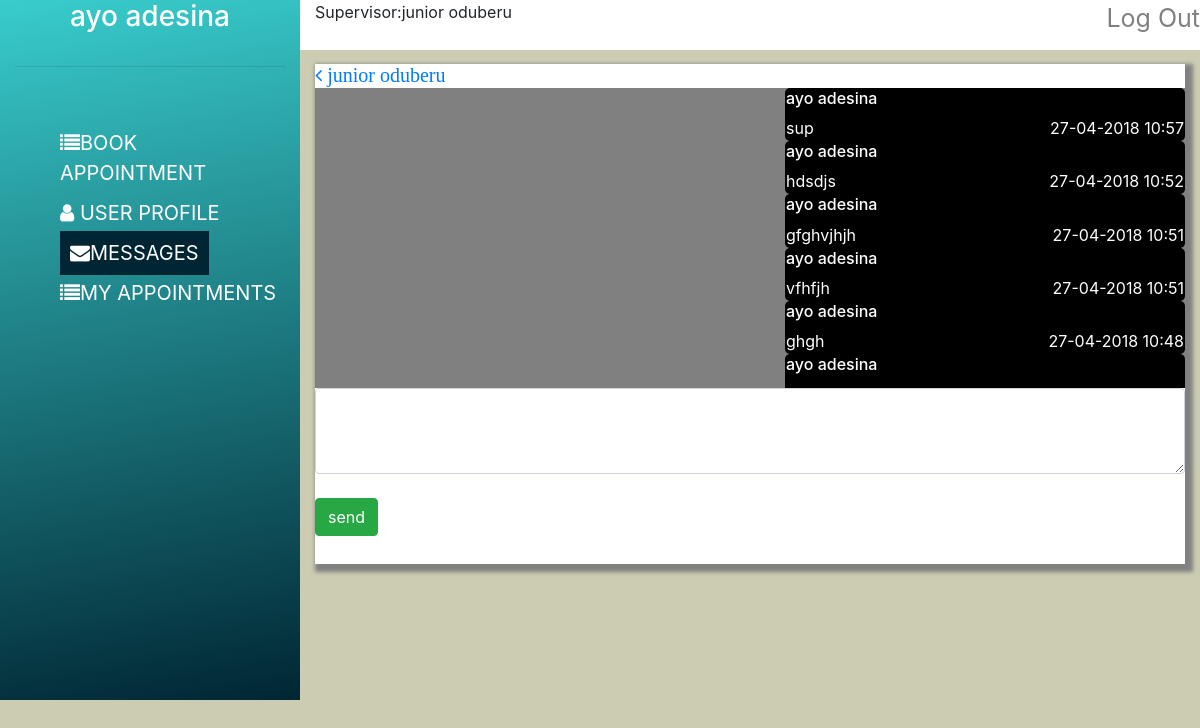
Page /dump/students_chat_room.php?sender=junior oduberu (signed in) on the committed database.
### tables this page shows
CREATE TABLE `message_junior_od` (
  `id` int(9) UNSIGNED NOT NULL,
  `sender` varchar(60) NOT NULL,
  `receiver` varchar(60) NOT NULL,
  `message` varchar(500) NOT NULL,
  `opened` enum('0','1') NOT NULL,
  `sender_delete` enum('0','1') NOT NULL,
  `receiver_delete` enum('0','1') NOT NULL,
  `time_sent` timestamp NOT NULL DEFAULT CURRENT_TIMESTAMP
);

### dump/students_chat_room.php (the view, shortened to what this page needs)
<?php
	include("db_connect.php");
?>
<?php
	$unread="";
    $user_name=$_SESSION['supervisor_user_name'];
	$full_name=  $_SESSION['fullName'];
	$query_message_table=$connect->query("SELECT * FROM message_$user_name WHERE receiver='".$full_name."' AND opened ='0' ");
	$query_message_table_count=count($query_message_table->fetchAll());
	if($query_message_table_count > 0){
		$unread= $query_message_table_count;
	}
	else{
		$unread="";
	}
    $sender=$_GET['sender'];
?>
<!DOCTYPE html>
<html>
<head>
<link rel="stylesheet" href="css/bootstrap.min.css">
<link href="font-awesome-4.7.0/css/font-awesome.min.css" rel="stylesheet">
<link href="css/style.css" rel="stylesheet">
</head>
<body>
<div class="col-sm-12">
	<div class="row">
		<div class="col-sm-3 side_nav_supervisor bg-secondary">
			<h3 class="supervisor_heading"><?php echo $_SESSION['fullName']; ?></h3>
			<hr class="horizontal_line">
			<br>
			<ul class="supervisor_menu">
				<li class="supervisor_menu_list"><a href="students_home_page.php" class="supervisor_menu_link "><i class="fa fa-list" aria-hidden="true"></i>BOOK APPOINTMENT </a></li>
				<li class="supervisor_menu_list"><a href="students_user_profile.php" class="supervisor_menu_link "><i class="fa fa-user" aria-hidden="true"></i> USER PROFILE</a></li>
				<li class="supervisor_menu_list"><a href="students_messages.php" class="supervisor_menu_link supervisor_menu_link_active"><i class="fa fa-envelope" aria-hidden="true"></i>MESSAGES<sup><?php echo $unread; ?></sup></a></li>
				<li class="supervisor_menu_list"><a href="students_my_appointment.php" class="supervisor_menu_link "><i class="fa fa-list" aria-hidden="true"></i>MY APPOINTMENTS</a></li>
			</ul>
		</div>
		<div class="col-sm-9 body_supervisor">
			<p>Supervisor:<?php echo $_SESSION['supervisor_full_name']; ?></p>
			<a href="students_log_out.php" class="log_out">Log Out</a>
			<br>
			<div class="message_box">
				<a href="students_messages.php"><i style="font-size:20px;" class="fa fa-angle-left" aria-hidden="true">  <?php echo $_SESSION['sender']; ?></i></a><br>
				<div class="conversations">
					<table style=" width:100%; height:auto;">
					<?php
					    $query_history=$connect->query("SELECT sender,message,time_sent FROM message_$user_name WHERE (sender='".$full_name."' AND receiver='".$sender."') OR (sender='".$sender."' AND receiver='".$full_name."') ORDER BY time_sent DESC");
						$query_history_fetch=$query_history->fetchAll();
						foreach ($query_history_fetch as $fet) {
							$time=strtotime($fet['time_sent']);
							 $time_sent=date("d-m-Y H:i",$time);
							if($fet['sender'] == $sender){
								echo "<tr>";
								echo "<td style='float:left;background-color:green; width:400px; border-radius:5px; color:white;'><h6>".$fet['sender']."</h6>";
								echo $fet['message']."<span style='float:right'>".$time_sent."</span>"."</td>";
								echo "</tr>";
							}
							else{
								echo "<tr>";
								echo "<td style='float:right;background-color:black; width:400px; border-radius:5px; color:white'><h6>".$fet['sender']."</h6>";
								echo $fet['message']."<span style='float:right'>".$time_sent."</span>"."</td>";
								echo "</tr>";
							}
						}
					?>
					</table >
				</div>
				<form action="students_chat_send.php" method="get">
					<textarea rows="3" name="message" class="form-control" ></textarea>
					<br>
					<input class="btn btn-success" type="submit" id="form_submit"value="send">
				</form>
			</div>
		</div>
	</div>
</div>
</body>
</html>

### css/style.css (style rules this page uses)
body { background-color: #ccccb3; }
.btn { cursor: pointer; }
.side_nav_supervisor { background: linear-gradient(-10deg,#002633,#39CCCC); height: 700px; }
.body_supervisor { background-color: white; height: 50px; }
.log_out { position: absolute; top: 0; right: 0; color:gray; float: right; font-size: 25px; }
.supervisor_heading { text-align: center; color:white; }
.horizontal_line { border-color: 2px solid white; width:100%; }
.supervisor_menu_list { display: block; font-size: 20px; padding: 5px 5px; }
.supervisor_menu_link { color: white; width:100%; }
.supervisor_menu_link_active { background-color: #002633; padding: 10px; }
.message_box { background-color: white; height: 500px; box-shadow: 4px 4px 4px 4px gray; overflow-y:auto; }
.conversations { overflow-y:auto; overflow-x: hidden; background-color: gray; height:300px; width:100%; }
hr { margin-top: 2rem; margin-bottom: 2rem; }

### rows in the picture
message_junior_od: sender "ayo adesina", message "sup", time_sent "27-04-2018 10:57"
message_junior_od: sender "ayo adesina", message "hdsdjs", time_sent "27-04-2018 10:52"
message_junior_od: sender "ayo adesina", message "gfghvjhjh", time_sent "27-04-2018 10:51"
message_junior_od: sender "ayo adesina", message "vfhfjh", time_sent "27-04-2018 10:51"
message_junior_od: sender "ayo adesina", message "ghgh", time_sent "27-04-2018 10:48"
message_junior_od: sender "ayo adesina"

### other values in the picture
$_SESSION['fullName'] "ayo adesina"
$_SESSION['supervisor_full_name'] "junior oduberu"
$_SESSION['sender'] "junior oduberu"
